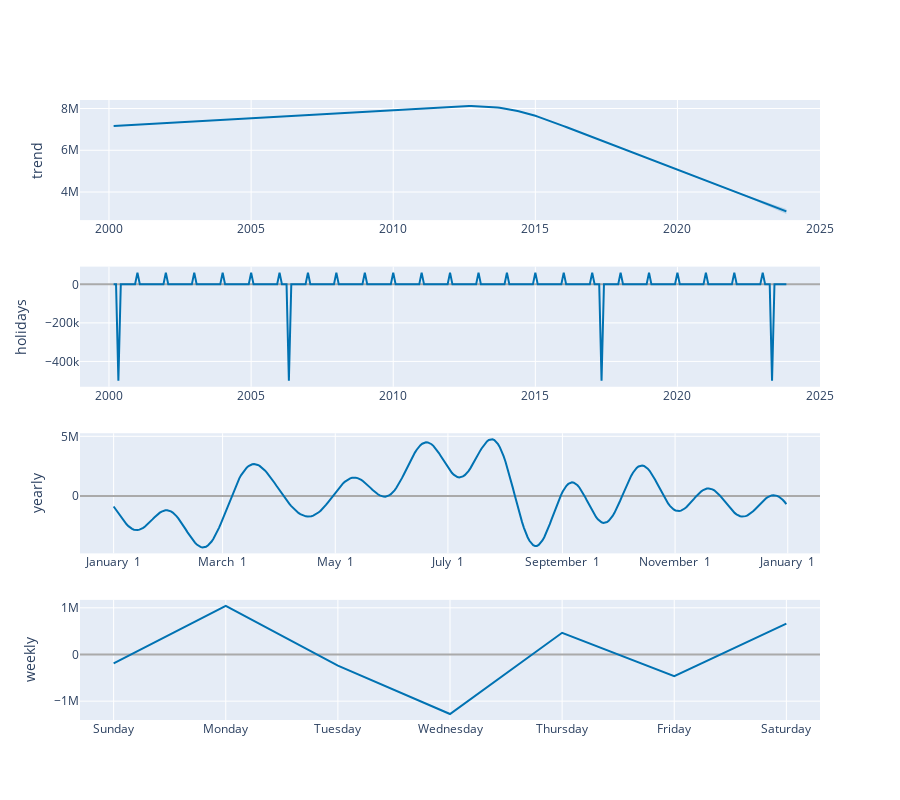

Notebook cell for this chart:
### Markdown cell above
**Key Insights**:

**Seasonal Patterns**:

The time series shows consistent seasonal peaks and troughs. The model accurately captures these recurring patterns, reflecting the yearly or monthly cycles observed in all vehicles data. The seasonal pattern remains relatively stable, indicating that the model has effectively captured the underlying seasonality.

**Uncertainty Intervals**:

The shaded blue areas represent the uncertainty intervals (confidence intervals) around the forecast. These intervals are narrow for most of the forecast period, indicating the model's confidence in its predictions based on the observed data. However, as the forecast extends further into the future (closer to 2020 and beyond), the intervals widen slightly, reflecting the normal increase in uncertainty in time series forecasting.

**Fit with Historical Data:**

The black dots represent the actual historical data points, and the blue line shows the model’s fitted values. The model closely aligns with the actual data, capturing the peaks and troughs of the seasonal cycles. However, there are some black dots that fall outside the predicted range, which could signify outliers that the model did not capture 
**Trend:**
Although seasonal fluctuations are prominent, the overall trend appears stable, as the model indicates no significant upward or downward movement. This observation is consistent with the earlier decomposition, which revealed no distinct trend after detrending the data.

### Code cell
plot_components_plotly(model, forecast)

### Figure 1 — Plotly figure (JSON) as saved in the notebook; plotly's stock layout.template omitted (floating-point values rounded to 4 significant figures; data arrays with more than 128 entries replaced by an {"elided": "..."} marker saying what was removed)
{"data": [{"line": {"color": "#0072B2", "width": 2}, "mode": "lines", "name": "trend", "type": "scatter", "x": {"elided": "285 str values"}, "xaxis": "x", "y": {"elided": "285 float values"}, "yaxis": "y"}, {"line": {"color": "rgba(0, 114, 178, 0.2)", "width": 0}, "mode": "lines", "name": "trend_upper", "type": "scatter", "x": {"elided": "285 str values"}, "xaxis": "x", "y": {"elided": "285 float values"}, "yaxis": "y"}, {"fill": "tonexty", "fillcolor": "rgba(0, 114, 178, 0.2)", "line": {"color": "rgba(0, 114, 178, 0.2)", "width": 0}, "mode": "lines", "name": "trend_lower", "type": "scatter", "x": {"elided": "285 str values"}, "xaxis": "x", "y": {"elided": "285 float values"}, "yaxis": "y"}, {"line": {"color": "#0072B2", "width": 2}, "mode": "lines", "name": "holidays", "text": {"elided": "285 str values"}, "type": "scatter", "x": {"elided": "285 str values"}, "xaxis": "x2", "y": {"elided": "285 float values"}, "yaxis": "y2"}, {"line": {"color": "#0072B2", "width": 2}, "mode": "lines", "name": "yearly", "type": "scatter", "x": {"elided": "365 str values"}, "xaxis": "x3", "y": {"elided": "365 float values"}, "yaxis": "y3"}, {"line": {"color": "#0072B2", "width": 2}, "mode": "lines", "name": "weekly", "type": "scatter", "x": ["2017-01-01T00:00:00", "2017-01-02T00:00:00", "2017-01-03T00:00:00", "2017-01-04T00:00:00", "2017-01-05T00:00:00", "2017-01-06T00:00:00", "2017-01-07T00:00:00"], "xaxis": "x4", "y": [-189700.0, 1042000.0, -239600.0, -1275000.0, 464500.0, -464500.0, 663100.0], "yaxis": "y4"}], "layout": {"height": 800, "showlegend": false, "width": 900, "xaxis": {"anchor": "y", "domain": [0, 1], "range": ["1998-12-24T18:00:00", "2025-01-06T06:00:00"], "type": "date"}, "xaxis2": {"anchor": "y2", "domain": [0, 1], "range": ["1998-12-24T18:00:00", "2025-01-06T06:00:00"], "type": "date"}, "xaxis3": {"anchor": "y3", "domain": [0, 1], "range": ["2016-12-13T18:54:02.958904115", "2018-01-18T11:04:57.863013581"], "tickformat": "%B %e", "type": "date"}, "xaxis4": {"anchor": "y4", "domain": [0, 1], "range": ["2016-12-31T16:48:00", "2017-01-07T07:12:00"], "tickformat": "%A", "type": "date"}, "yaxis": {"anchor": "x", "domain": [0.8063, 1], "rangemode": "normal", "title": {"text": "trend"}, "zerolinecolor": "#AAA"}, "yaxis2": {"anchor": "x2", "domain": [0.5375, 0.7312], "rangemode": "tozero", "title": {"text": "holidays"}, "zerolinecolor": "#AAA"}, "yaxis3": {"anchor": "x3", "domain": [0.2687, 0.4625], "title": {"text": "yearly"}, "zerolinecolor": "#AAA"}, "yaxis4": {"anchor": "x4", "domain": [0, 0.1938], "title": {"text": "weekly"}, "zerolinecolor": "#AAA"}}}
